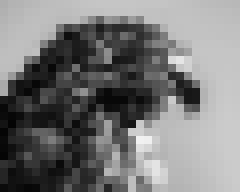
#> input picture images/eagle_30px.png, 30 x 24 px, found by its file name (shown 8 times larger)
$ jupyter execute --allow-errors KVVAlgorithm.ipynb
#> lines starting #> are read from the running program, lines starting #| are printed output that depends on the picture
[cell 1]
import numpy as np
import matplotlib.pyplot as plt
from skimage import io

import matplotlib.colors as mcolors

import warnings
warnings.filterwarnings("ignore")

[cell 2]
class SpectralClusteringKVV:
    def __init__(self, sigma_I, sigma_X, r, lanczos_k, l, cheeger_conduntance = None, max_clusters = None):
        self.sigma_I = sigma_I #intsnsitiy scale
        self.sigma_X = sigma_X #spatial sclae
        self.r = r # spatial cutoff
        self.lanczos_k = lanczos_k
        self.l = l
        self.cheeger_conduntance = cheeger_conduntance  # threshold za splitting
        self.current_cluster_id = 0
        self.max_clusters = max_clusters

    #-----------------------učitavanje slike-----------------------------
    def load_image(self, image_path):
        self.img = io.imread(image_path, as_gray=True).astype(np.float64)
        # skaliranje brigthnessa na 0-255
        self.img *= 255
        self.img = np.clip(self.img, 0, 255)
        self.rows, self.cols = self.img.shape
        #------------------pretvaranje pixela u čvorove------------------
        self.X = np.array([(i, j) for i in range(self.rows) for j in range(self.cols)])
        self.intensities = self.img.flatten()
        self.n = self.X.shape[0]
        self.clusters = np.zeros(self.n, dtype=int) # ???
        return self

    """ 1.KORAK """
    #---------------------- iz rada SM formula za simm.----------------------
    def compute_similarity_matrix(self):
        W = np.zeros((self.n, self.n))  # simmilarity matrix prema brightness
        r_sq = self.r ** 2
        for i in range(self.n):
                for j in range(i + 1, self.n):
                    spatial_dist_sq = np.linalg.norm(self.X[i] - self.X[j])
                    if spatial_dist_sq < r_sq:
                        intensity_diff_sq = np.linalg.norm(self.intensities[i] - self.intensities[j]) ** 2
                        w_ij = np.exp(-intensity_diff_sq / (self.sigma_I ** 2)) * \
                            np.exp(-spatial_dist_sq**2 / (self.sigma_X ** 2))
                        W[i, j] = w_ij
                        W[j, i] = w_ij


        self.W = W
        return self

    """ 2.KORAK """
    #---------------------- eigenvrijednosti - eigenvektori ----------------
    def compute_laplacian(self, W=None):
        #L = D - W -> nenormalizirana matrica
        if W is None:
            W = self.W
        D = np.diag(np.sum(W, axis=1))
        # PROBLEM: nekad naiđe na dijeljenje s 0
        #
        D_inv_sqrt = np.diag([1.0 / np.sqrt(d) if d != 0 else 0 for d in np.diag(D)]) # D^1/2
        return D_inv_sqrt @ (D - W) @ D_inv_sqrt


    def compute_fiedler_vector(self, L):
        #b = np.random.rand(self.n)
        b = np.ones(L.shape[0]) # da maknemo randomness
        eigvals, eigvecs = np.linalg.eigh(L)
        fiedler = L @ eigvecs[:, 1]
        fiedler = np.sign(fiedler[np.argmax(np.abs(fiedler))]) * fiedler # consistent sign ??
        return fiedler

    """ 3.KORAK """
    #----------------------------- N-cut ----------------------------------
    # "Currently, the search is done by checking l evenly spaced possible
    # splitting points, and computing the best Ncut among them.""
    #clusters = np.where(fiedler_vector >= 0, 1, 0)  # separacija prema predznaku
    def compute_cheeger_conduntance(self, W, D, C, CC):
        degrees = np.sum(W, axis=1)
        cut = np.sum(W[np.ix_(C, CC)])
        vol_C = np.sum(degrees[C])
        vol_not_C = np.sum(degrees[CC])
        return cut / min(vol_C, vol_not_C)


    def recursive_two_way(self, indices, parent_cluster_id=0):
        # logika da se i prati max broj grupa: or self.current_cluster_id >= self.max_clusters - 1
        if len(indices) < self.l :
            self.clusters[indices] = parent_cluster_id
            return

        # podgrafovi za trenutni cluser
        # ne računam ponovno nego uzimam manje iz originalnog
        W_sub = self.W[indices][:, indices]
        # kvv-sum
        """  row_sums = np.sum(W_sub, axis=1, keepdims=True)
        W_sub = W_sub / row_sums """
        # kvv-add
        row_sums = np.sum(W_sub, axis=1)
        for i in range(len(W_sub)):
            diff = 1.0 - row_sums[i]
            if diff > 0:
                W_sub[i, i] += diff
        L_sub = self.compute_laplacian(W_sub)

        fiedler = self.compute_fiedler_vector(L_sub)

        #------------------------ Find optimal split ----------------------------
        sorted_idx = np.argsort(fiedler)
        min_cheeger_values = np.inf
        best_split = self.l
        for i in range(self.l, len(fiedler) - self.l, self.l):
            C = sorted_idx[:i]
            CC = sorted_idx[i:]
            current_cheeger = self.compute_cheeger_conduntance(W_sub, np.diag(np.sum(W_sub, axis=1)), C, CC)
            if current_cheeger < min_cheeger_values:
                min_cheeger_values = current_cheeger
                best_split = i
        "4. KORAK "
        #----------------------------- cut - stability ----------------------------
        # kako odrediti max cut:
            # empririjski [0.1,0.5] ->provjeriti
            # malo iznad prosjeka
        #self.max_ncut = np.mean(ncut_values) # previše grupa

        # dijeliti ili ne
        # logika da se prati  i broj grupa: """ and self.current_cluster_id < self.max_clusters - 1 """
        """if  min_cheeger_values < self.cheeger_conduntance:   """
        if self.current_cluster_id < self.max_clusters - 1:
            left = indices[sorted_idx[:best_split]]
            right = indices[sorted_idx[best_split:]]

            "5. KORAK"
            #----------------------------- two-way recursion ----------------------------
            self.current_cluster_id += 1
            new_cluster_id = self.current_cluster_id

            self.clusters[right] = new_cluster_id
            self.recursive_two_way(left, parent_cluster_id)
            self.recursive_two_way(right, new_cluster_id)
        else:
            self.clusters[indices] = parent_cluster_id


    # pipline koji poziva sve bitne funkcije
    def segment_image(self):
        self.compute_similarity_matrix()
        self.recursive_two_way(np.arange(self.n))
        return self.clusters.reshape((self.rows, self.cols))

    #---------------------------------- average color ---------------------------------------
    def average_color(self):
        self.segmented_img = self.clusters.reshape((self.rows, self.cols))
        num_clusters = len(set(self.clusters))
        group_sums = np.zeros(num_clusters)
        group_counts = np.zeros(num_clusters)

        for i in range(self.segmented_img.shape[0]):
            for j in range(self.segmented_img.shape[1]):
                group_label = self.segmented_img[i, j]
                group_value = self.img[i, j]

                group_sums[group_label] += group_value
                group_counts[group_label] += 1

        group_averages = (group_sums / group_counts) / 255
        rgb_grouped = [(group_averages[i], group_averages[i], group_averages[i]) for i in range(0, len(group_averages))]
        cmap = mcolors.ListedColormap(rgb_grouped)

        return cmap


    def visualize(self):
        segmented_img = self.clusters.reshape((self.rows, self.cols))
        cmap_custom = self.average_color()
        fig, axs = plt.subplots(1, 2, figsize=(12, 6))
        axs[0].imshow(self.img, cmap='gray')
        axs[0].set_title('Original')
        axs[0].axis('off')

        axs[1].imshow(segmented_img, cmap=cmap_custom)
        axs[1].set_title('Spectralno Grupiranje: Ncut + Lanczos')
        axs[1].axis('off')

        plt.tight_layout()
        plt.show()


#2d dio
    def load_2d_data(self, data_2d):
        self.X = np.array(data_2d)
        self.intensities = np.zeros(len(data_2d))
        self.n = self.X.shape[0]
        self.rows, self.cols = 1, self.n
        self.clusters = np.zeros(self.n, dtype=int) # ???
        return self

    def compute_similarity_matrix_2d_gauss(self):
        W = np.zeros((self.n, self.n))
        for i in range(self.n):
            for j in range(i + 1, self.n):
                dist_sq = np.linalg.norm(self.X[i] - self.X[j]) ** 2
                w_ij = np.exp(-dist_sq / (2 * self.sigma_X ** 2))
                W[i, j] = w_ij
                W[j, i] = w_ij
        self.W = W
        return self

    def segment_2d(self,data):
        self.load_2d_data(data)
        self.compute_similarity_matrix_2d_gauss()
        self.recursive_two_way(np.arange(self.n))
        return self.clusters.reshape((self.rows, self.cols))

[cell 3]
fig, axs = plt.subplots(1, 2, figsize=(10, 4))

clusterer = SpectralClusteringKVV(sigma_I=0.1, sigma_X=5.0, r=10, lanczos_k=30, l=10)
clusterer.load_image("images/eagle_30px.png")
#> in load_image, self.img is the input picture: shape (24, 30) float64; min 0.0157, max 0.945, mean 0.472
#> in load_image, `self.intensities = self.img.flatten()`: self.intensities = 720 values, max 241 at index 527, min 4 at index 451, mean 120.3

axs[0].imshow(clusterer.img, cmap='gray')
axs[0].set_title('Original')
axs[0].axis('off')

clusterer = SpectralClusteringKVV(sigma_I=50, sigma_X=100, r=10, lanczos_k=10, l=10, max_clusters= 4)
clusterer.load_image("images/eagle_30px.png")
segmented = clusterer.segment_image()
#> after the loop in compute_similarity_matrix, `for i in range(self.n):`:
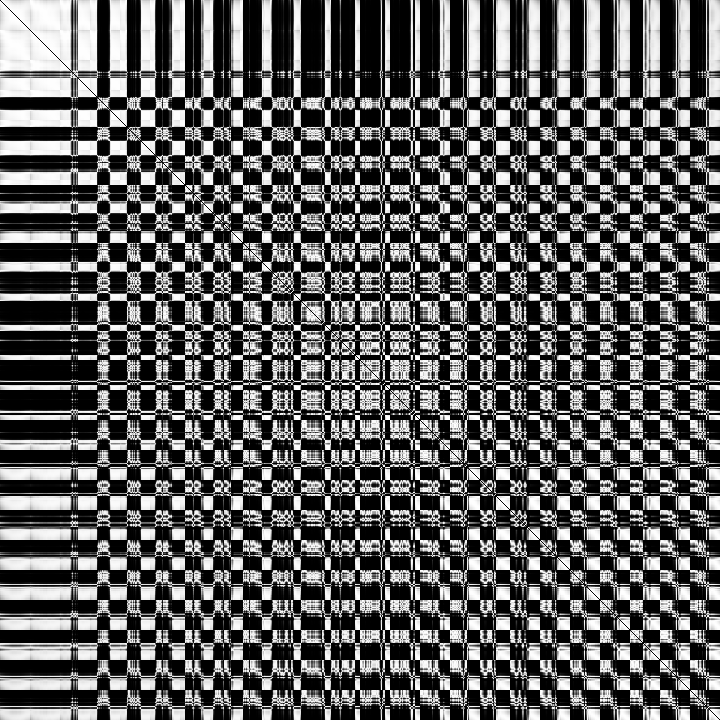
#> W: shape (720, 720) float64; min 0, max 1, mean 0.369
#> in recursive_two_way, `row_sums = np.sum(W_sub, axis=1)`: row_sums = 720 values, max 325 at index 294, min 127.3 at index 527, mean 265.5
#> the loop in recursive_two_way, `for i in range(len(W_sub)):` made 720 passes
#> diff on passes 1 to 3: -291, -302.6, -305.4
#> in compute_laplacian, `D = np.diag(np.sum(W, axis=1))`:
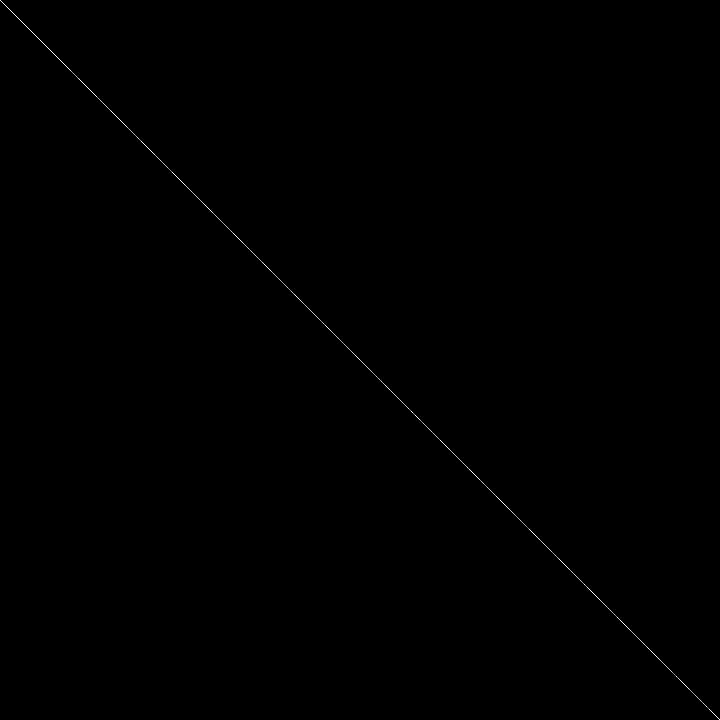
#> D: shape (720, 720) float64; min 0, max 325, mean 0.4; drawn with min black and max white
#> in compute_fiedler_vector, `eigvals, eigvecs = np.linalg.eigh(L)`: eigvals = 720 values from -5.87e-16 to 1.01
#> in compute_fiedler_vector, `fiedler = L @ eigvecs[:, 1]`: fiedler = 720 values, max 0.00151 at index 234, min -0.00187 at index 460, mean -9.91e-05
#> in compute_fiedler_vector, `fiedler = np.sign(fiedler[np.argmax(np.abs(fiedler))]) * fiedler`: fiedler = 720 values, max 0.00187 at index 460, min -0.00151 at index 234, mean 9.91e-05
#> in recursive_two_way, `sorted_idx = np.argsort(fiedler)`: sorted_idx = 720 values, max 719 at index 235, min 0 at index 309, mean 359.5
#> the loop in recursive_two_way, `for i in range(self.l, len(fiedler) - self.l, self.l):` made 70 passes
#> (i, C, cut in compute_cheeger_conduntance, vol_C in compute_cheeger_conduntance, vol_not_C in compute_cheeger_conduntance, current_cheeger, min_cheeger_values, best_split) on pass 1: (10, [234, 265, 204, 296, 174, 235, 143, 416, 326, 262], 3115.7, 3205.4, 187966.1, 0.972, 0.972, 10)
#> (i, cut in compute_cheeger_conduntance, vol_C in compute_cheeger_conduntance, vol_not_C in compute_cheeger_conduntance, current_cheeger, min_cheeger_values, best_split) on passes 2 to 7: (20, 6041.8, 6419.6, 184751.9, 0.941, 0.941, 20), (30, 8752.3, 9616.4, 181555.1, 0.91, 0.91, 30), (40, 11271.8, 12820.2, 178351.3, 0.879, 0.879, 40), (50, 13586.3, 16016.5, 175154.9, 0.848, 0.848, 50), (60, 15704.8, 19211.8, 171959.7, 0.817, 0.817, 60), (70, 17634.2, 22413.8, 168757.6, 0.787, 0.787, 70)
#> after the loop in recursive_two_way, `for i in range(self.l, len(fiedler) - self.l, self.l):`: best_split = 350; min_cheeger_values = 0.0398
#> in recursive_two_way, `left = indices[sorted_idx[:best_split]]`: left = 350 values, max 719 at index 235, min 0 at index 309, mean 322.4
#> in recursive_two_way, `right = indices[sorted_idx[best_split:]]`: right = 370 values, max 708 at index 15, min 72 at index 41, mean 394.6
#> call 2 of recursive_two_way, with indices = array of shape (350,), parent_cluster_id = 0
#> in recursive_two_way (call 2), `W_sub = self.W[indices][:, indices]`:
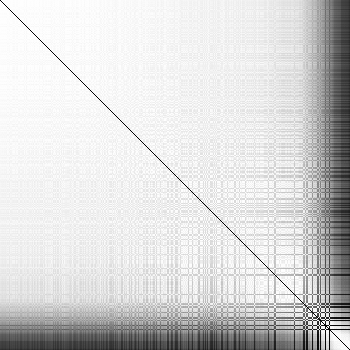
#> W_sub: shape (350, 350) float64; min 0, max 1, mean 0.842
#> in recursive_two_way (call 2), `row_sums = np.sum(W_sub, axis=1)`: row_sums = 350 values, max 318.3 at index 45, min 95.82 at index 349, mean 294.6
#> the loop in recursive_two_way (call 2), `for i in range(len(W_sub)):` made 350 passes
#> diff on passes 1 to 3: -316.2, -315.2, -314
#> in recursive_two_way (call 2), `fiedler = self.compute_fiedler_vector(L_sub)`: fiedler = 350 values, max 0.179 at index 349, min -0.0614 at index 325, mean 0.00303
#> in recursive_two_way (call 2), `sorted_idx = np.argsort(fiedler)`: sorted_idx = 350 values, max 349 at index 349, min 0 at index 125, mean 174.5
#> the loop in recursive_two_way (call 2), `for i in range(self.l, len(fiedler) - self.l, self.l):` made 33 passes
#> (i, C, cut in compute_cheeger_conduntance, vol_C in compute_cheeger_conduntance, vol_not_C in compute_cheeger_conduntance, current_cheeger, min_cheeger_values, best_split) on pass 1: (10, [325, 329, 320, 317, 318, 312, 306, 307, 304, 303], 1980.8, 2064.4, 101054.2, 0.96, 0.96, 10)
#> (i, cut in compute_cheeger_conduntance, vol_C in compute_cheeger_conduntance, vol_not_C in compute_cheeger_conduntance, current_cheeger, min_cheeger_values, best_split) on passes 2 to 7: (20, 4632.9, 4972.2, 98146.4, 0.932, 0.932, 20), (30, 7168.6, 7954.4, 95164.2, 0.901, 0.901, 30), (40, 9536, 10964.7, 92153.9, 0.87, 0.87, 40), (50, 11758.6, 14022.5, 89096.1, 0.839, 0.839, 50), (60, 13806.2, 17098.6, 86020, 0.807, 0.807, 60), (70, 15692.3, 20203.4, 82915.2, 0.777, 0.777, 70)
#> after the loop in recursive_two_way (call 2), `for i in range(self.l, len(fiedler) - self.l, self.l):`: best_split = 170; min_cheeger_values = 0.477
#> in recursive_two_way (call 2), `left = indices[sorted_idx[:best_split]]`: left = 170 values, max 719 at index 32, min 9 at index 168, mean 339.1
#> in recursive_two_way (call 2), `right = indices[sorted_idx[best_split:]]`: right = 180 values, max 715 at index 17, min 0 at index 144, mean 306.6
#> call 3 of recursive_two_way, with indices = array of shape (170,), parent_cluster_id = 0
#> in recursive_two_way (call 3), `W_sub = self.W[indices][:, indices]`:
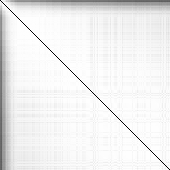
#> W_sub: shape (170, 170) float64; min 0, max 1, mean 0.938
#> in recursive_two_way (call 3), `row_sums = np.sum(W_sub, axis=1)`: row_sums = 170 values, max 163.9 at index 70, min 81.15 at index 1, mean 159.4
#> the loop in recursive_two_way (call 3), `for i in range(len(W_sub)):` made 170 passes
#> diff on passes 1 to 3: -85.58, -80.15, -113.2
#> in recursive_two_way (call 3), `fiedler = self.compute_fiedler_vector(L_sub)`: fiedler = 170 values, max 0.354 at index 1, min -0.0654 at index 169, mean 0.00228
#> in recursive_two_way (call 3), `sorted_idx = np.argsort(fiedler)`: sorted_idx = 170 values, max 169 at index 0, min 0 at index 168, mean 84.5
#> the loop in recursive_two_way (call 3), `for i in range(self.l, len(fiedler) - self.l, self.l):` made 15 passes
#> (i, C, cut in compute_cheeger_conduntance, vol_C in compute_cheeger_conduntance, vol_not_C in compute_cheeger_conduntance, current_cheeger, min_cheeger_values, best_split) on pass 1: (10, [169, 167, 161, 159, 152, 168, 147, 151, 155, 157], 1511.8, 1601.1, 25497.4, 0.944, 0.944, 10)
#> i on passes 3 to 8: 30, 40, 50, 60, 70, 80
#> in compute_fiedler_vector (call 5), `eigvals, eigvecs = np.linalg.eigh(L)`:
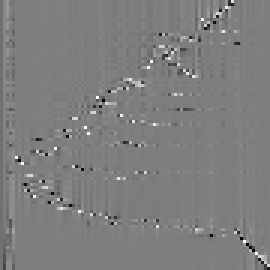
#> eigvecs: shape (90, 90) float64 (shown 3 times larger); min -0.938, max 0.948, mean -0.00123; drawn with min black and max white
#> in compute_fiedler_vector (call 6), `eigvals, eigvecs = np.linalg.eigh(L)`:
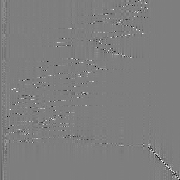
#> eigvecs: shape (180, 180) float64; min -0.94, max 0.952, mean -0.000438; drawn with min black and max white
#> in recursive_two_way (call 7), `W_sub = self.W[indices][:, indices]`:
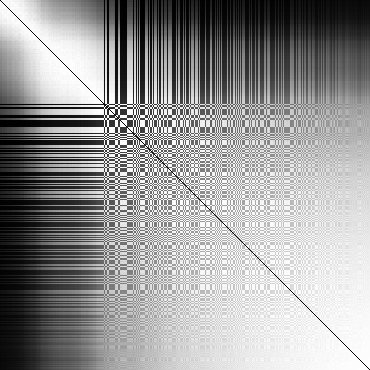
#> W_sub: shape (370, 370) float64; min 0, max 1, mean 0.594
#> the loop in recursive_two_way (call 7), `for i in range(self.l, len(fiedler) - self.l, self.l):` made 35 passes
#> i on passes 1 to 12: 10, 20, 30, 40, 50, 60, 70, 80, 90, 100, 110, 120

cmap_custom = clusterer.average_color()
axs[1].imshow(segmented, cmap=cmap_custom)
axs[1].set_title('Segmented')
axs[1].axis('off')

plt.tight_layout()
plt.show()
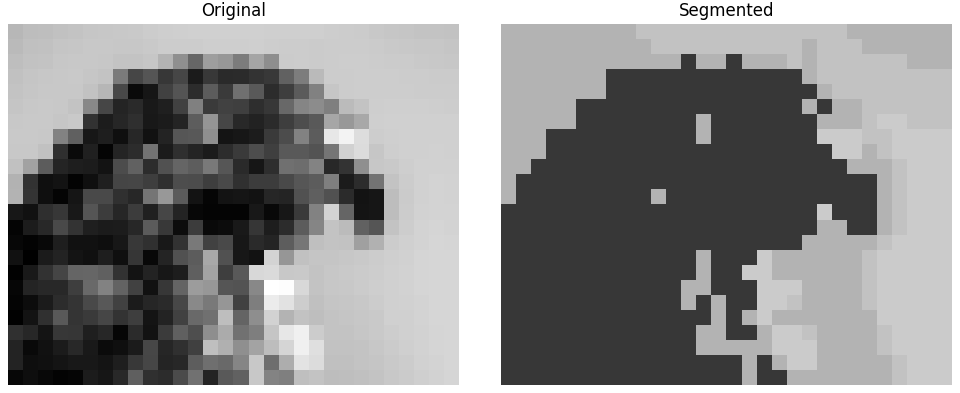
#> figure drawn by matplotlib, 2 panels

[cell 4]
# Ncut je maximalan, tako da možemo upravljati brojem clustera, jer uvjet za grupiranje je ili dosegnut n-cut ili max_cluster
def visualize_line(image_name, values, custom):
    fig, axs = plt.subplots(1, len(values) + 1, figsize=(20, 4))

    clusterer = SpectralClusteringKVV(sigma_I=0.1, sigma_X=5.0, r=10, lanczos_k=30, l=10)
    clusterer.load_image(image_name)

    axs[0].imshow(clusterer.img, cmap='gray')
    axs[0].set_title('Original')
    axs[0].axis('off')

    for idx, n in enumerate(values):
        clusterer = SpectralClusteringKVV(sigma_I=50, sigma_X=100, r=10, lanczos_k=10, l=10, max_clusters= n)
        clusterer.load_image(image_name)
        segmented = clusterer.segment_image()
        if custom == True:
            # ------------------------------------------------------  custom set boja ----------------------------
            cmap_custom = clusterer.average_color()
            axs[idx + 1].imshow(segmented, cmap=cmap_custom)
        else:
            axs[idx + 1].imshow(segmented, cmap='gray')
        axs[idx + 1].set_title(f'Segm (n_cut={n})')
        axs[idx + 1].axis('off')

    plt.tight_layout()
    plt.show()

### Primjer s drugim slikama

[cell 5]
print('custom boje')
visualize_line('images/eagle_30px.png', [2,3,4,5,6], True)
#> in visualize_line, `plt.show()`:
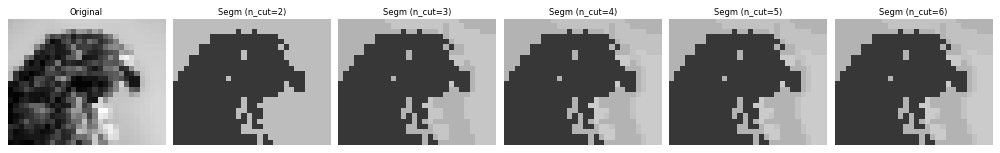
#> figure drawn by matplotlib, 6 panels

""" print('random boje')
visualize_line('images/eagle_30px.png', [0.1,0.7,0.9, 0.95, 9.88, 0.99, 0.999], False)
 """
#clusteri ne idu preko 6

#dvije varijante: 17s

[cell 6]
""" print('custom boje')
visualize_line('images/cat_40px.png', [0.1,0.7,0.9, 0.95, 9.88, 0.99,0.995, 0.999],  True)

print('random boje')
visualize_line('images/cat_40px.png', [0.1,0.7,0.9, 0.95, 9.88, 0.99,0.995, 0.999],  False) """

[cell 7]
""" print('custom boje')
visualize_line('images/eye_40px.png', [0.1,0.7,0.9, 0.95, 9.88, 0.99,0.995, 0.999],  True)

print('random boje')
visualize_line('images/eye_40px.png', [0.1,0.7,0.9, 0.95, 9.88, 0.99,0.995, 0.999],  False) """

IRIS

[cell 8]
from sklearn.datasets import load_iris

# Load the dataset
iris = load_iris()

# Features (150 samples × 4 features)
X = iris.data

# Labels (0, 1, 2 for the three iris species)
y = iris.target

# Optional: feature names
feature_names = iris.feature_names

# Optional: target names (species)
target_names = iris.target_names

[cell 9]
import matplotlib.pyplot as plt
from sklearn.datasets import load_iris

iris = load_iris()
X = iris.data
y = iris.target

plt.figure(figsize=(8, 6))
plt.scatter(X[:, 0], X[:, 1], color='blue', edgecolor='k')
plt.xlabel('Sepal length')
plt.ylabel('Sepal width')
plt.title('Iris Dataset (First 2 Features)')
plt.show()
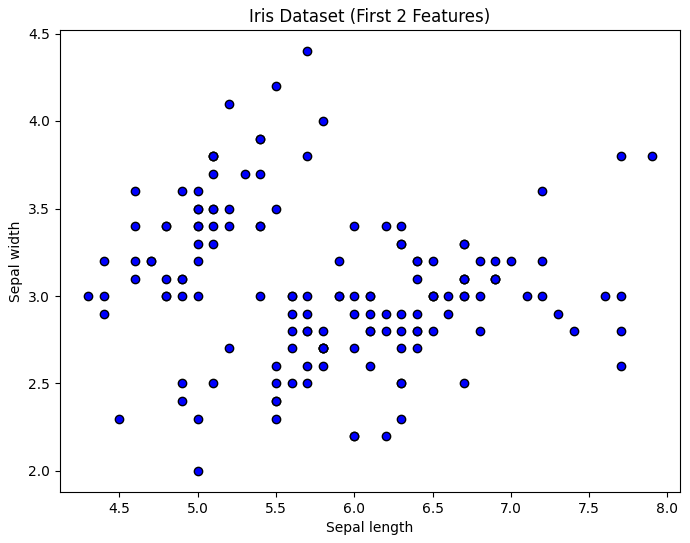
#> figure drawn by matplotlib, 1 panel
